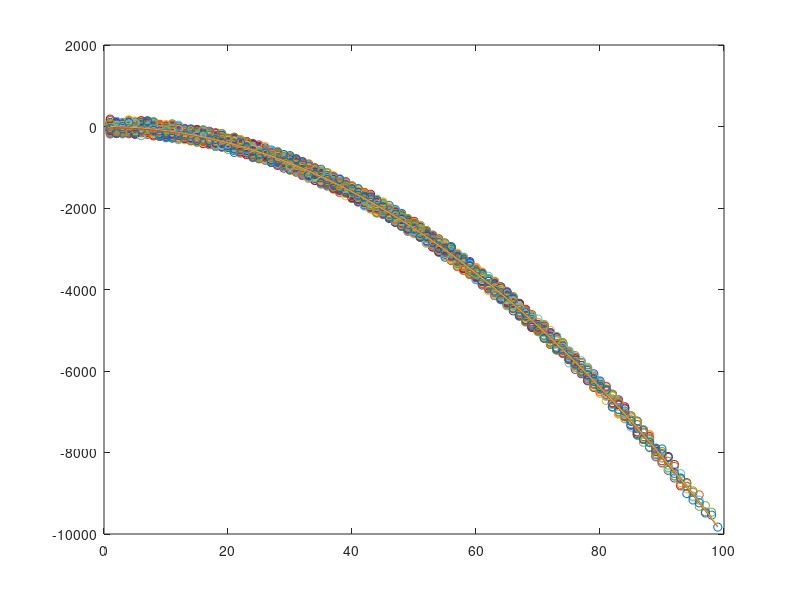

Source code (MATLAB):
clear
clc

t=2;
n=1;
while n<100
x=linspace(1,n,n);
noise=randi([-2*n 2*n],n,1)';
ytrue=-x.*x;
y=-x.*x+noise;
z=polyfit(x,y,2);
x1 = linspace(1,n,n);
y1 = polyval(z,x1);
[Xa,Ya]=find(y1==max(y1));
[Xb,Yb]=find(ytrue==max(ytrue));
error=Ya-Yb;

plot(x,y,'o')
hold on
plot(x1,y1)
plot(x1,ytrue)
n=n+1
end